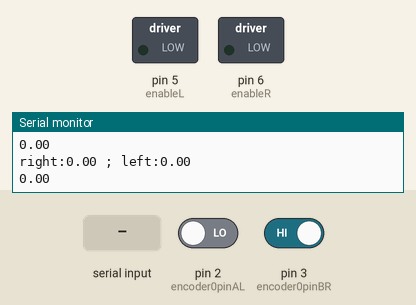
Simulated run of this sketch. Board: Arduino Uno, built with avr-gcc and run on an emulated ATmega328P. Shown: switched loads named in the sketch (green lamp = pin HIGH), the last lines printed to the serial monitor. The inputs (shaded band) are chosen by the test bench; at power-on: pin 2 (encoder0pinAL) LOW, pin 3 (encoder0pinBR) HIGH.

Above: at 1.2 s.
1.3 s: "90,45,200\n" received over Serial
At 3.2 s:
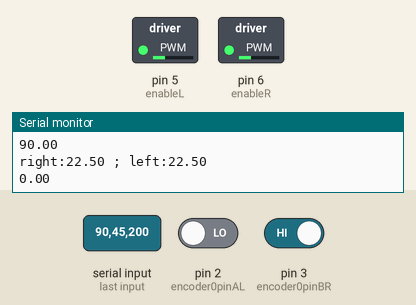
4.3 s: "200\n" received over Serial
At 7.1 s:
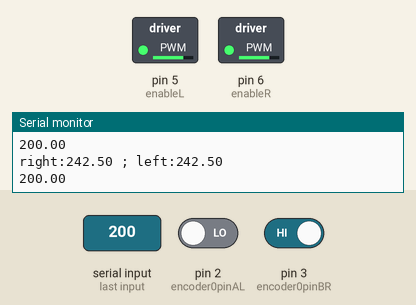
At 9.4 s:
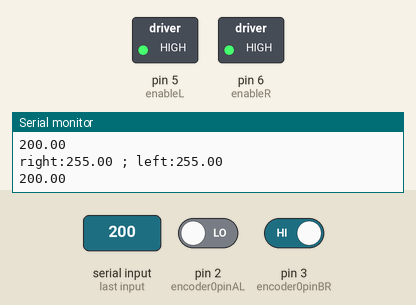
Timing chart, 0 to 10.9 s (numbered marks = the images above; inputs shaded):
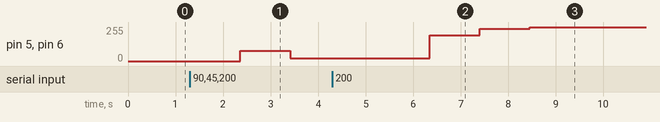

Measured:
- after the input at 1.3 s, pin 5 (enableL), pin 6 (enableR): 0/255 → 76/255 after 1.1 s, → 22/255 1.1 s later
- after the input at 4.3 s, pin 5 (enableL), pin 6 (enableR): 22/255 → 192/255 after 2.1 s, → 242/255 1.1 s later, → 255/255 1.1 s later

The sketch:

without_ros.ino
```cpp
//The sample code for driving one way motor encoder
#include <PID_v1.h>
#include <stdio.h>

const byte encoder0pinAR = 4;//RA pin
const byte encoder0pinBR = 3;//RB pin
const byte encoder0pinAL = 2;//LA pin
const byte encoder0pinBL = 7;//LB pin
const byte enableR = 6;
const byte enableL = 5;
const byte L1 = 8;
const byte L2 = 9;
const byte R1 = 10;
const byte R2 = 11;
byte encoder0PinALastR, encoder0PinALastL;
double durationR,durationL,abs_durationR,abs_durationL;//the number of the pulses
boolean DirectionR,DirectionL;//the rotation direction
boolean resultR,resultL;
double pwmL,pwmR;
double SetpointR,SetpointL;
double KpR=0.6, KiR=5, KdR=0,KpL=0.6, KiL=5,KdL=0;
PID myPIDR(&abs_durationR, &pwmR, &SetpointR, KpR, KiR, KdR, DIRECT);
PID myPIDL(&abs_durationL, &pwmL, &SetpointL, KpL, KiL, KdL, DIRECT);
char cmd[9] ;

void BackR(){
  analogWrite(enableR,abs(pwmR));
  digitalWrite(R2,HIGH);
  digitalWrite(R1,LOW);
}

void ForwardR(){
  analogWrite(enableR,abs(pwmR));
  digitalWrite(R2,LOW);
  digitalWrite(R1,HIGH);
}
void BackL(){
  analogWrite(enableL,abs(pwmL));
  digitalWrite(L2,HIGH);
  digitalWrite(L1,LOW);
}

void ForwardL(){
  analogWrite(enableL,abs(pwmL));
  digitalWrite(L2,LOW);
  digitalWrite(L1,HIGH);
}


void setup()
{
   Serial.begin(9600);
   pinMode(enableR,OUTPUT);   //L298P Control port settings DC motor driver board for the output mode
   pinMode(enableL,OUTPUT);
   myPIDR.SetMode(AUTOMATIC);//PID is set to automatic mode
   myPIDR.SetSampleTime(50);//Set PID sampling frequency is 100ms
   myPIDL.SetMode(AUTOMATIC);//PID is set to automatic mode
   myPIDL.SetSampleTime(50);//Set PID sampling frequency is 100ms
   EncoderInit();//Initialize the module
   SetpointR=0;
   SetpointL=0;
}

void loop()
{     Serial.println(atof(cmd));
      Serial.readBytes(cmd,9);
      if(atof(cmd)>=0){
        ForwardR();
        ForwardL();
        SetpointR=atof(cmd);
        SetpointL=atof(cmd);
        }
       else{
        BackR();
        BackL();
        SetpointR=(-1)*atof(cmd);
        SetpointL=(-1)*atof(cmd);
        }
      abs_durationR=abs(durationR);
      abs_durationL=abs(durationL);
      resultR=myPIDR.Compute();
      resultL=myPIDL.Compute();//PID conversion is complete and returns 1
      Serial.print("right:");
      Serial.print(pwmR);
      Serial.print(" ; left:");
      Serial.println(pwmL);
      if(resultR){
        durationR = 0;
       }
        if(resultL){
        durationL = 0;
       }
      delay(50);
}

void EncoderInit()
{
  DirectionR = true;//default -> Forward
  DirectionL = true;//default -> Forward
  pinMode(encoder0pinBR,INPUT);
  pinMode(encoder0pinBL,INPUT);
  attachInterrupt(1, wheelSpeedR, CHANGE);
  attachInterrupt(0, wheelSpeedL, CHANGE);
}

void wheelSpeedR()
{
  int LstateR = digitalRead(encoder0pinAR);
  if((encoder0PinALastR == LOW) && LstateR==HIGH)
  {
    int valR = digitalRead(encoder0pinBR);
    if(valR == LOW && DirectionR)
    {
      DirectionR = false; //Reverse
    }
    else if(valR == HIGH && !DirectionR)
    {
      DirectionR = true;  //Forward
    }
  }
  encoder0PinALastR = LstateR;

  if(!DirectionR)  durationR++;
  else  durationR--;
}
void wheelSpeedL()
{
  int LstateL = digitalRead(encoder0pinAL);
  if((encoder0PinALastL == LOW) && LstateL==HIGH)
  {
    int valL = digitalRead(encoder0pinBL);
    if(valL == LOW && DirectionL)
    {
      DirectionL = false; //Reverse
    }
    else if(valL == HIGH && !DirectionL)
    {
      DirectionL = true;  //Forward
    }
  }
  encoder0PinALastL = LstateL;

  if(!DirectionL)  durationL++;
  else  durationL--;
}
```
